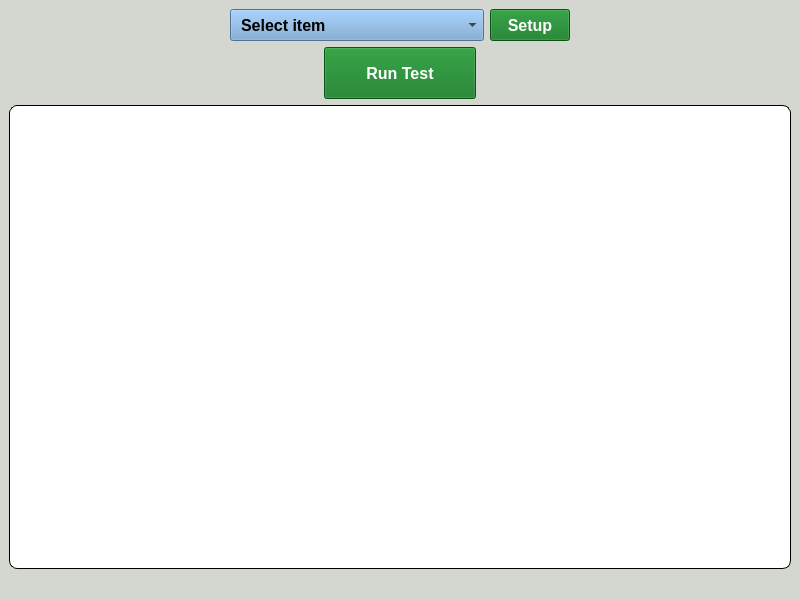
<?xml version="1.0" encoding="UTF-8"?>
<ui version="4.0">
 <class>MainWindow</class>
 <widget class="QMainWindow" name="MainWindow">
  <property name="geometry">
   <rect>
    <x>0</x>
    <y>0</y>
    <width>800</width>
    <height>600</height>
   </rect>
  </property>
  <property name="windowTitle">
   <string>Digital IC Checker</string>
  </property>
  <property name="styleSheet">
   <string notr="true">background-color: rgb(211, 215, 207);</string>
  </property>
  <widget class="QWidget" name="centralwidget">
   <layout class="QVBoxLayout" name="verticalLayout">
    <item>
     <layout class="QHBoxLayout" name="horizontalLayout">
      <item>
       <spacer name="horizontalSpacer">
        <property name="orientation">
         <enum>Qt::Horizontal</enum>
        </property>
        <property name="sizeHint" stdset="0">
         <size>
          <width>40</width>
          <height>20</height>
         </size>
        </property>
       </spacer>
      </item>
      <item>
       <widget class="QComboBox" name="comboBox">
        <property name="styleSheet">
         <string notr="true">QComboBox { 
	background-color: rgb(114, 159, 207); 
	max-height:30px;
	min-height:30px;
	max-width:500px;
	min-width:180px;
	font-size:12pt;
	padding-right:20px;
	padding-left:10px;
	font-weight:500;
} 

QComboBox:item { 
	background-color: rgb(255, 255, 255); 
} 

QComboBox:item:selected { 
	color: rgb(13, 118, 29); 
	background-color: rgb(211, 215, 207); 
} 

QComboBox:icon {
	padding-left:10px;
}</string>
        </property>
        <item>
         <property name="text">
          <string>Select item</string>
         </property>
        </item>
        <item>
         <property name="text">
          <string>74595 (PISO Shift Register)</string>
         </property>
        </item>
        <item>
         <property name="text">
          <string>7400 (4 NAND)</string>
         </property>
        </item>
       </widget>
      </item>
      <item>
       <widget class="QPushButton" name="pushButton">
        <property name="styleSheet">
         <string notr="true">background-color: rgb(13, 118, 29);
color:rgb(255, 255, 255);
max-height:30px;
min-height:30px;
font-size: 16px;
font-weight: bold;</string>
        </property>
        <property name="text">
         <string>Setup</string>
        </property>
       </widget>
      </item>
      <item>
       <spacer name="horizontalSpacer_2">
        <property name="orientation">
         <enum>Qt::Horizontal</enum>
        </property>
        <property name="sizeHint" stdset="0">
         <size>
          <width>40</width>
          <height>20</height>
         </size>
        </property>
       </spacer>
      </item>
     </layout>
    </item>
    <item>
     <layout class="QHBoxLayout" name="horizontalLayout_2">
      <item>
       <spacer name="horizontalSpacer_3">
        <property name="orientation">
         <enum>Qt::Horizontal</enum>
        </property>
        <property name="sizeHint" stdset="0">
         <size>
          <width>40</width>
          <height>20</height>
         </size>
        </property>
       </spacer>
      </item>
      <item>
       <widget class="QPushButton" name="pushButton_2">
        <property name="styleSheet">
         <string notr="true">background-color: rgb(13, 118, 29);
color:rgb(255, 255, 255);
max-height:50px;
min-height:50px;
max-width:150px;
min-width:150px;
font-size: 16px;
font-weight: bold;</string>
        </property>
        <property name="text">
         <string>Run Test</string>
        </property>
       </widget>
      </item>
      <item>
       <spacer name="horizontalSpacer_4">
        <property name="orientation">
         <enum>Qt::Horizontal</enum>
        </property>
        <property name="sizeHint" stdset="0">
         <size>
          <width>40</width>
          <height>20</height>
         </size>
        </property>
       </spacer>
      </item>
     </layout>
    </item>
    <item>
     <widget class="QTextEdit" name="textEdit">
      <property name="styleSheet">
       <string notr="true">border:1px solid rgb(0,0,0);
border-radius: 8px;
background-color: rgb(255, 255, 255);
padding: 4px;</string>
      </property>
     </widget>
    </item>
   </layout>
  </widget>
  <widget class="QMenuBar" name="menubar">
   <property name="geometry">
    <rect>
     <x>0</x>
     <y>0</y>
     <width>800</width>
     <height>27</height>
    </rect>
   </property>
  </widget>
  <widget class="QStatusBar" name="statusbar"/>
 </widget>
 <resources/>
 <connections/>
</ui>
